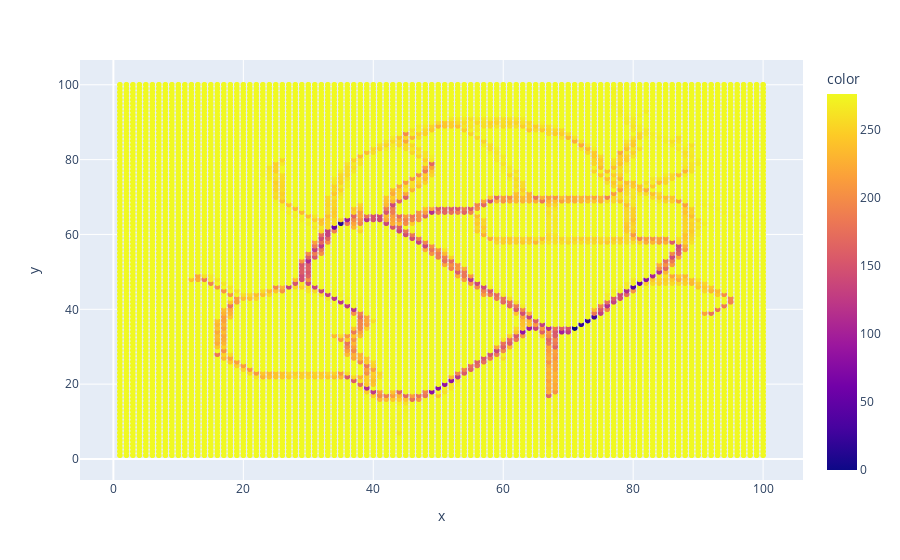

The code cell stored with this chart in its notebook:
### Code cell
grid = places[:,:,130]
nx, ny = grid.shape
x = np.linspace(1, 100, nx)
y = np.linspace(1, 100, ny)
xv, yv = np.meshgrid(x, y)
density = grid.ravel()
xv = xv.ravel()
yv = yv.ravel()
fig = px.scatter( x=xv, y=yv, color=max(density)-density)
fig.show()

### Figure 1 — Plotly figure (JSON) as saved in the notebook; plotly's stock layout.template omitted (floating-point values rounded to 4 significant figures; data arrays with more than 128 entries replaced by an {"elided": "..."} marker saying what was removed)
{"data": [{"hovertemplate": "x=%{x}<br>y=%{y}<br>color=%{marker.color}<extra></extra>", "legendgroup": "", "marker": {"color": {"elided": "10000 int values"}, "coloraxis": "coloraxis", "symbol": "circle"}, "mode": "markers", "name": "", "showlegend": false, "type": "scattergl", "x": {"elided": "10000 int values"}, "xaxis": "x", "y": {"elided": "10000 int values"}, "yaxis": "y"}], "layout": {"coloraxis": {"colorbar": {"title": {"text": "color"}}, "colorscale": [[0, "#0d0887"], [0.1111, "#46039f"], [0.2222, "#7201a8"], [0.3333, "#9c179e"], [0.4444, "#bd3786"], [0.5556, "#d8576b"], [0.6667, "#ed7953"], [0.7778, "#fb9f3a"], [0.8889, "#fdca26"], [1, "#f0f921"]]}, "legend": {"tracegroupgap": 0}, "margin": {"t": 60}, "xaxis": {"anchor": "y", "domain": [0, 1], "title": {"text": "x"}}, "yaxis": {"anchor": "x", "domain": [0, 1], "title": {"text": "y"}}}}
